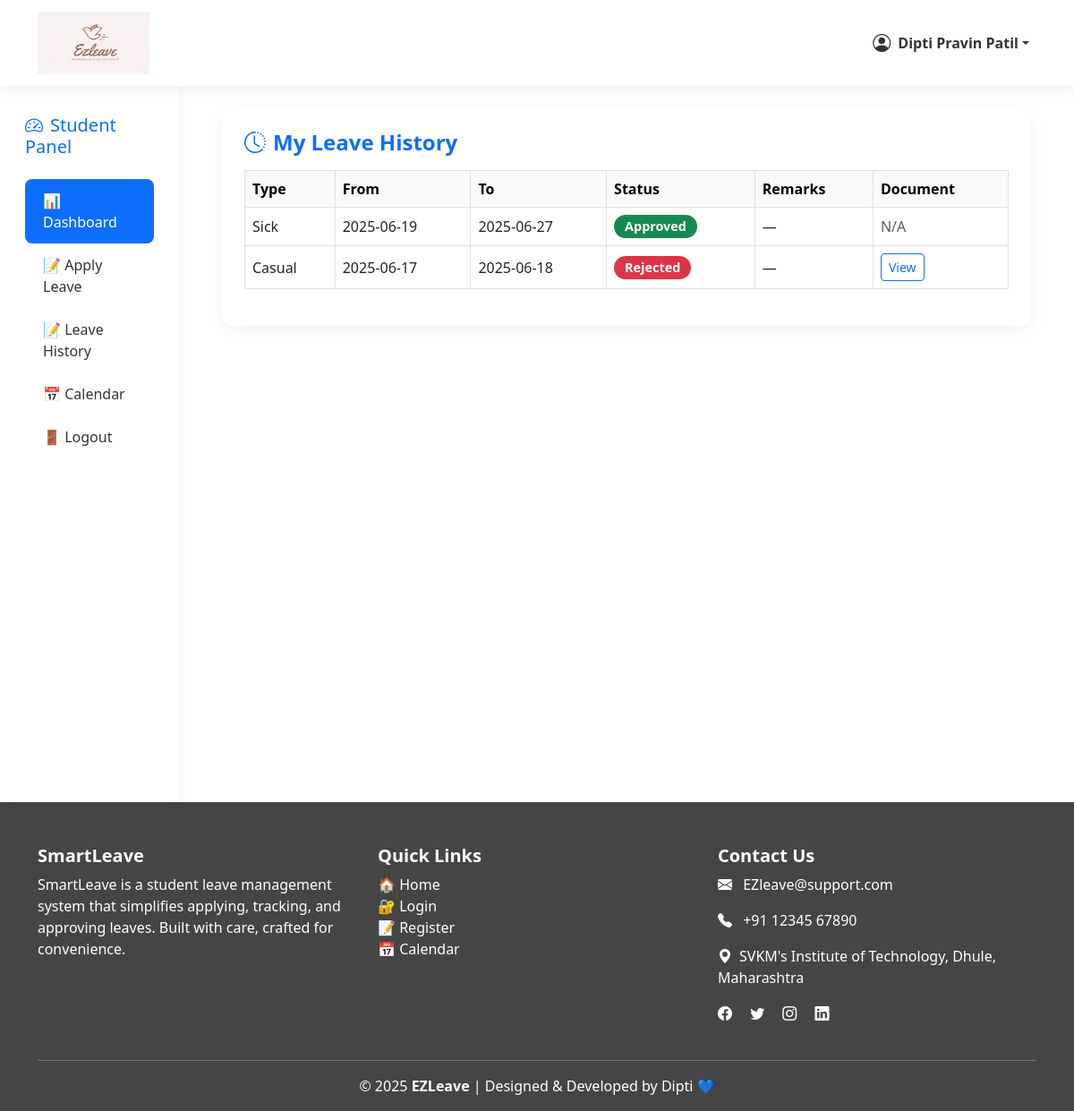
Screenshot of /student/leave_history.php (signed in) with the database file from the repository.
### tables this page shows
CREATE TABLE `leave_requests` (
  `id` int(11) NOT NULL,
  `student_id` int(11) DEFAULT NULL,
  `type` enum('sick','casual','exam') NOT NULL,
  `from_date` date NOT NULL,
  `to_date` date NOT NULL,
  `reason` text DEFAULT NULL,
  `document` varchar(255) DEFAULT NULL,
  `status` enum('Pending','Approved','Rejected') DEFAULT 'Pending',
  `remarks` text DEFAULT NULL,
  `created_at` timestamp NOT NULL DEFAULT current_timestamp()
);

### student/leave_history.php (the view, shortened to what this page needs)
<?php
include '../common/db.php';
include '../common/header.php';
$studentId = $_SESSION['user_id'];
$result = $conn->query("SELECT * FROM leave_requests WHERE student_id = $studentId ORDER BY created_at DESC");
?>
<div class="container-fluid">
  <div class="row">
<nav class="col-md-3 col-lg-2 sidebar d-none d-md-block">
  <h5 class="text-primary px-3"><i class="bi bi-speedometer2 me-2"></i>Student Panel</h5>
  <ul class="nav flex-column mt-4 px-3">
    <li class="nav-item">
      <a class="nav-link active" href="dashboard.php">📊 Dashboard</a>
    </li>
    <li class="nav-item">
      <a class="nav-link" href="apply_leave.php">📝 Apply Leave</a>
    </li>
    <li class="nav-item">
      <a class="nav-link" href="leave_history.php">📝 Leave History</a>
    </li>
    <li class="nav-item">
      <a class="nav-link" href="calendar.php">📅 Calendar</a>
    </li>
    <li class="nav-item">
      <a class="nav-link text-danger" href="../logout.php">🚪 Logout</a>
    </li>
  </ul>
</nav>
    <main class="col-md-9 ms-sm-auto col-lg-10 px-md-5 py-4">
      <div class="card-history">
        <h4 class="fw-bold mb-3 text-primary"><i class="bi bi-clock-history me-2"></i>My Leave History</h4>
        <div class="table-responsive">
          <table class="table table-bordered table-hover align-middle">
            <thead class="table-light">
              <tr>
                <th>Type</th>
                <th>From</th>
                <th>To</th>
                <th>Status</th>
                <th>Remarks</th>
                <th>Document</th>
              </tr>
            </thead>
            <tbody>
              <?php while ($row = $result->fetch_assoc()): ?>
              <tr>
                <td><?= ucfirst($row['type']) ?></td>
                <td><?= $row['from_date'] ?></td>
                <td><?= $row['to_date'] ?></td>
                <td>
                  <span class="badge bg-<?=
                    $row['status'] === 'Approved' ? 'success' :
                    ($row['status'] === 'Rejected' ? 'danger' : 'warning') ?>">
                    <?= $row['status'] ?>
                  </span>
                </td>
                <td><?= $row['remarks'] ?: '—' ?></td>
                <td>
                  <?php if ($row['document']) : ?>
                    <a href="../uploads/<?= $row['document'] ?>" target="_blank" class="btn btn-sm btn-outline-primary">View</a>
                  <?php else: ?>
                    <span class="text-muted">N/A</span>
                  <?php endif; ?>
                </td>
              </tr>
              <?php endwhile; ?>
            </tbody>
          </table>
        </div>
      </div>
    </main>
  </div>
</div>
<?php include '../common/footer.php'; ?>

### common/header.php (style rules this page uses)
.nav-link { font-weight: 600; color: #333 !important; padding: 10px 15px; border-radius: 6px; transition: background 0.3s, color 0.3s; }
.nav-link:hover, .nav-link.active { background-color: #f0f4ff; color: #0d6efd !important; }

### student/leave_history.php (style rules this page uses)
.sidebar { height: 100vh; position: sticky; top: 0; background-color: #ffffff; box-shadow: 2px 0 8px rgba(0, 0, 0, 0.05); padding-top: 2rem; }
.sidebar .nav-link { font-weight: 500; padding: 12px 20px; color: #333; border-radius: 8px; transition: background 0.3s ease; }
.sidebar .nav-link:hover, .sidebar .nav-link.active { background-color: #0d6efd; color: #fff !important; }
.card-history { background: #fff; border-radius: 12px; padding: 25px; box-shadow: 0 6px 20px rgba(0, 0, 0, 0.05); }
.table th, .table td { vertical-align: middle; }
.badge { font-size: 0.9rem; padding: 6px 12px; border-radius: 20px; }

### rows the page displays
leave_requests: type "Sick", from_date "2025-06-19", to_date "2025-06-27", status "Approved", remarks "—", document "N/A"
leave_requests: type "Casual", from_date "2025-06-17", to_date "2025-06-18", status "Rejected", remarks "—"

### other values shown
$_SESSION['username'] "Dipti Pravin Patil"
